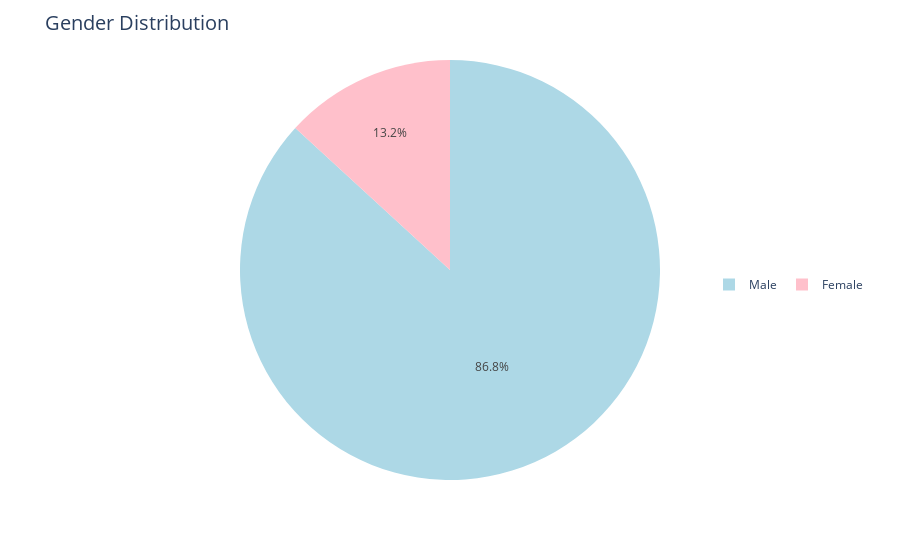

The notebook cell saved with this chart:
### Code cell
gender_counts = data['sex'].value_counts()

fig = px.pie(gender_counts, values=gender_counts.values, names=gender_counts.index, color_discrete_sequence=['lightblue', 'pink'])

fig.update_layout(
    title="Gender Distribution",
    title_font=dict(size=20),
    legend=dict(
        orientation="h",
        x=0.85,
        y=0.5,
        title=None,
    )
)

fig.show()

### Figure 1 — Plotly figure (JSON) as saved in the notebook; plotly's stock layout.template omitted (floating-point values rounded to 4 significant figures)
{"data": [{"domain": {"x": [0, 1], "y": [0, 1]}, "hovertemplate": "index=%{label}<br>value=%{value}<extra></extra>", "labels": ["Male", "Female"], "legendgroup": "", "name": "", "showlegend": true, "type": "pie", "values": [9846, 1495]}], "layout": {"legend": {"orientation": "h", "title": {}, "tracegroupgap": 0, "x": 0.85, "y": 0.5}, "margin": {"t": 60}, "piecolorway": ["lightblue", "pink"], "title": {"font": {"size": 20}, "text": "Gender Distribution"}}}
